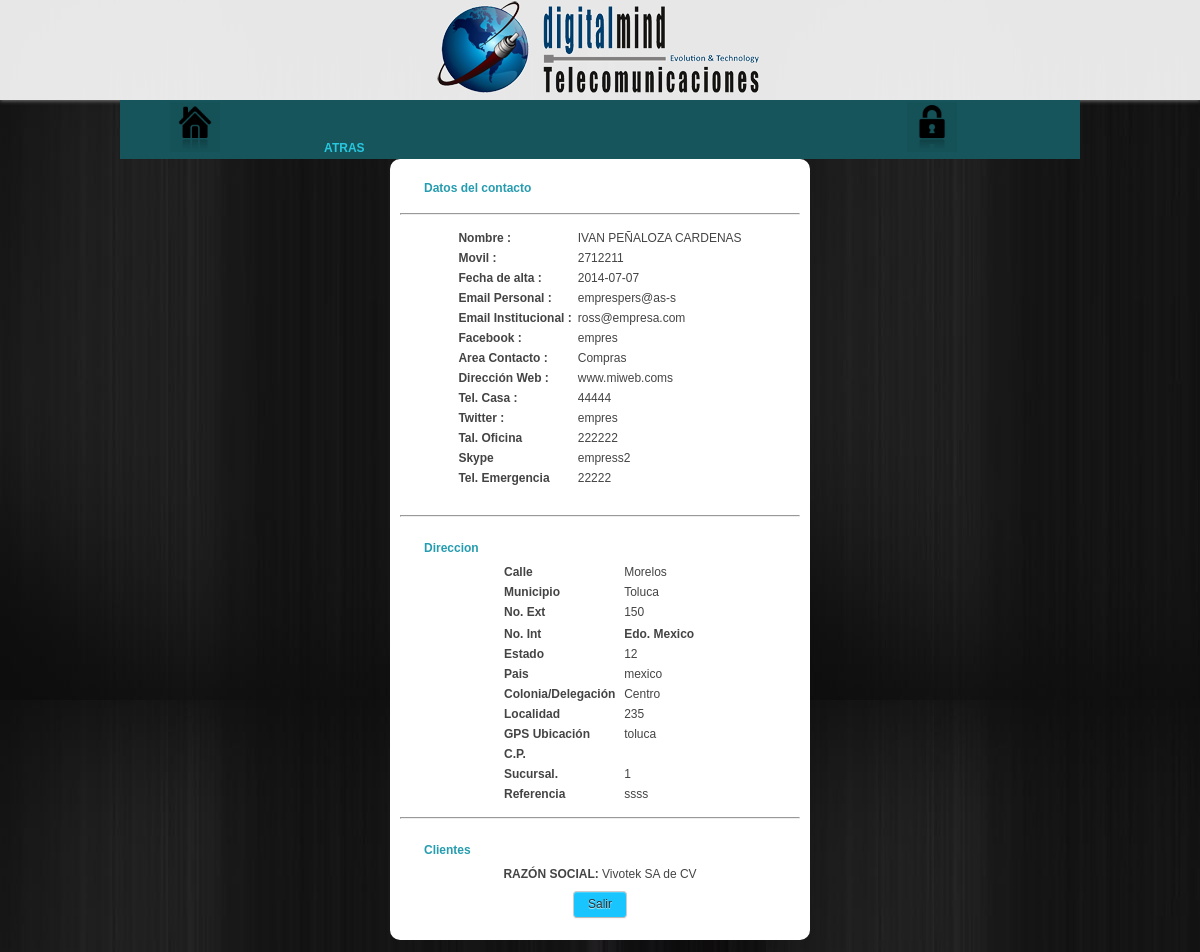
/contactos/detalle.php?id_cont=1, run on the app's committed database.
### tables this page shows
CREATE TABLE IF NOT EXISTS `contactos` (
  `id_contacto` int(15) NOT NULL,
  `nombre` varchar(50) NOT NULL,
  `fecha_alta` varchar(50) NOT NULL,
  `id_direccion` int(15) NOT NULL,
  `id_areacontacto` int(15) NOT NULL,
  `telefono_casa` varchar(11) DEFAULT NULL,
  `tel_oficina` varchar(11) DEFAULT NULL,
  `tel_emergencia` varchar(11) DEFAULT NULL,
  `movil` varchar(11) DEFAULT NULL,
  `email_personal` varchar(50) NOT NULL,
  `email_institucion` varchar(50) NOT NULL,
  `facebook` varchar(70) DEFAULT NULL,
  `direccion_web` varchar(70) DEFAULT NULL,
  `twitter` varchar(50) DEFAULT NULL,
  `skype` varchar(50) DEFAULT NULL
);

CREATE TABLE IF NOT EXISTS `areacontacto` (
  `id_areacontacto` int(10) NOT NULL,
  `nombre_areacontacto` varchar(100) NOT NULL
);

CREATE TABLE IF NOT EXISTS `direcciones` (
  `id_direccion` int(10) NOT NULL,
  `calle` varchar(50) DEFAULT NULL,
  `num_ext` varchar(20) DEFAULT NULL,
  `num_int` varchar(20) DEFAULT NULL,
  `colonia` varchar(50) DEFAULT NULL,
  `localidad` varchar(50) DEFAULT NULL,
  `referencia` varchar(50) DEFAULT NULL,
  `municipio` text,
  `estado` text,
  `pais` varchar(200) DEFAULT NULL,
  `cod_postal` int(5) DEFAULT NULL,
  `sucursal` varchar(100) DEFAULT NULL,
  `gps_ubicacion` varchar(200) DEFAULT NULL
);

CREATE TABLE IF NOT EXISTS `clientexcontacto` (
  `id` int(5) NOT NULL,
  `id_cliente` int(10) NOT NULL,
  `id_contacto` int(5) NOT NULL
);

CREATE TABLE IF NOT EXISTS `clientes` (
  `id_cliente` int(10) NOT NULL,
  `nombre_cliente` varchar(70) NOT NULL,
  `razonSocial` varchar(70) NOT NULL,
  `fecha_alta` varchar(10) NOT NULL,
  `id_datfiscal` varchar(50) NOT NULL,
  `id_direccion` varchar(50) NOT NULL,
  `telefono` varchar(10) NOT NULL,
  `id_contacto` varchar(50) DEFAULT NULL,
  `id_bancarios` varchar(30) NOT NULL,
  `id_categoria_cliente` int(10) NOT NULL,
  `direccion_web` varchar(100) NOT NULL
);

### contactos/detalle.php (the view, shortened to what this page needs)
<!DOCTYPE html>
<html lang="es">
<head>
	<link rel="stylesheet" href="../css/menu.css" />
	<link rel="stylesheet" href="../css/formularios.css" />
</head>
<body>
	<header>
		<img src="../images/logoDigitalMind.png" alt="Página Principal" title="Página Principal" />
	</header>
	<nav>
		<ul>
			<li><a href="../Home" alt="Inicio" title="Inicio"><img src="../images/home.png"/></a></li>
			<a href="./"><li><img src="../images/volver.png" alt="">Atras</li></a><li></li><li></li><li></li>
			<li><a href="../salir.php" alt="Cerrar Sesion" title="Cerrar Sesion"><img src="../images/lock.png"/></a></li>
		</ul>
	</nav>
	<section id="contenido">
		<section id="principal">
<?php
$id_cont=$_GET["id_cont"];
$query="SELECT * FROM contactos C
			LEFT JOIN direcciones D ON C.id_direccion = D.id_direccion
			LEFT JOIN areacontacto B ON C.id_areacontacto = B.id_areacontacto
					WHERE id_contacto ='$id_cont'";
$result=mysql_query($query);
while($fila=mysql_fetch_array($result)){?>
<div style="padding:10px; background:#fff;border-radius:10px;width:400px;">
<center>
<h4>Datos del contacto</h4><hr>
	  <table style="text-align:justify;">
	    <tr><td><b>Nombre :</b></td><td><?php echo $fila["nombre"] ?></td></tr>
		<tr><td><b>Movil :</b></td><td> <?php echo $fila["movil"] ?></td></tr>
		<tr><td><b>Fecha de alta :</b> </td><td><?php echo $fila["fecha_alta"] ?></td></tr>
		<tr><td><b>Email Personal :</b> </td><td><?php echo $fila["email_personal"] ?></td></tr>
		<tr><td><b>Email Institucional :</b></td><td> <?php echo $fila["email_institucion"] ?></td></tr>
		<tr><td><b>Facebook :</b></td><td> <?php echo $fila["facebook"] ?></td></tr>
		<tr><td><b>Area Contacto :</b></td><td> <?php echo $fila["nombre_areacontacto"] ?></td></tr>
		<tr><td><b>Dirección Web :</b></td><td> <?php echo $fila["direccion_web"] ?></td></tr>
		<tr><td><b>Tel. Casa :</b></td><td> <?php echo $fila["telefono_casa"] ?></td></tr>
		<tr><td><b>Twitter :</b> </td><td><?php echo $fila["twitter"] ?></td></tr>
		<tr><td><b>Tal. Oficina</b></td><td><?PHP echo $fila["tel_oficina"]; ?></td></tr>
		<tr><td><b>Skype</b></td><td><?PHP echo $fila["skype"]; ?></td></tr>
		<tr><td><b>Tel. Emergencia</b></td><td><?PHP echo $fila["tel_emergencia"]; ?></td></tr>
		</table>
		<br>
		<hr>
		<h4>Direccion</h4>
		<table style="width:200px;">
		<tr><td class="ps">Calle</td><td><?php echo $fila["calle"]; ?></td></tr>
		<tr><td class="ps">Municipio</td><td><?php echo $fila["municipio"]; ?></td></tr>
		<tr><td class="ps">No. Ext</td><td><?php echo $fila["num_ext"]; ?></td></tr>
		<tr><tr class="ps"><td>No. Int</td><td><?php echo $fila["estado"]; ?></td></tr>
		<tr><td class="ps">Estado</td><td><?php echo $fila["num_int"]; ?></td></tr>
		<tr><td class="ps">Pais</td><td><?php echo $fila["pais"]; ?></td></tr>
		<tr><td class="ps">Colonia/Delegación</td><td><?php echo $fila["colonia"]; ?></td></tr>
		<tr><td class="ps">Localidad</td><td><?php echo $fila["cod_postal"]; ?></td></tr>
		<tr><td class="ps">GPS Ubicación</td><td><?php echo $fila["localidad"]; ?></td></tr>
		<tr><td class="ps">C.P.</td><td><?php echo $fila["gps_ubicacion"]; ?></td></tr>
		<tr><td class="ps">Sucursal.</td><td><?php echo $fila["sucursal"]; ?></td></tr>
		<tr><td class="ps">Referencia</td><td><?php echo $fila["referencia"]; ?></td></tr>
	  </table>
<?php }?>
<hr>
			<h4>Clientes</h4>
			<table>
				<?php
					$query="SELECT C.id,D.id_cliente,razonSocial from clientexcontacto C
					inner join clientes D on C.id_cliente=D.id_cliente WHERE C.id_contacto='$id_cont'";
					$result=mysql_query($query);
					while($fila=mysql_fetch_array($result)){
					echo "<tr><td><b>RAZÓN SOCIAL:</b> ".$fila[2]." </td></tr>";
					}
				?>
			</table>
		<a class="btn" style="background:rgba(0,191,255,.9);font-weigth:bold;" href="./">Salir</a>
</center>
		</section>
	</section>
</body>
</html>

### css/menu.css (style rules this page uses)
* { margin: 0;padding: 0; }
a { color: #28C7E0;text-decoration:none; }
body { background: url(../images/bg.jpg) fixed; color:#444; font-family:Verdana,Helvetica,Sans-serif;font-size:12px; }
a { text-decoration: none; }
nav,header { z-index: none; }
header { background: rgba(255,255,255,.9); -webkit-box-shadow: 0 1px 4px #777; -moz-box-shadow: 0 1px 4px #777; box-shadow: 0 1px 4px #777; height: 100px; text-align: center; width: 100%; }
nav { background: #16555B; margin: 0 auto; text-transform: uppercase; width: 960px; }
nav ul { display: inline; list-style: none; margin: 0; text-align: center; z-index: 1 !important; }
nav ul li { cursor: pointer; display: inline-block; font: bold 12px/18px sans-serif; margin-right: -4px; padding: 2px 0; position: relative; width: 150px; -webkit-transition: all 0.2s; -moz-transition: all 0.2s; -ms-transition: all 0.2s; -o-transition: all 0.2s; transition: all 0.2s; }
nav img { width: 50px; background-color: rgba(0,0,0,.03); }
section#principal { display: inline-block; margin-bottom: 1em; max-width: 960px; text-align: center; }
h4 { color: #259CAF;padding: 1em 0 .5em 2em; text-align: left; }
hr { margin: 1em 0;border-top: 1px solid #999; }
section { text-align: center; }
section#contenido { height: auto; }

### css/formularios.css (style rules this page uses)
.btn { cursor: pointer; display: inline-block; background-color: #e6e6e6; background-repeat: no-repeat; background-image: -webkit-gradient(linear, 0 0, 0 100%, from(#ffffff), color-stop(25%, #ffffff), to(#e6e6e6)); background-image: -webkit-linear-gradient(#ffffff, #ffffff 25%, #e6e6e6); background-image: -moz-linear-gradient(top, #ffffff, #ffffff 25%, #e6e6e6); background-image: -ms-linear-gradient(#ffffff, #ffffff 25%, #e6e6e6); background-image: -o-linear-gradient(#ffffff, #ffffff 25%, #e6e6e6); background-image: linear-gradient(#ffffff, #ffffff 25%, #e6e6e6); filter: progid:DXImageTransform.Microsoft.gradient(startColorstr='#ffffff', endColorstr='#e6e6e6', GradientType=0); padding: 5px 14px 6px; margin: .5em 0 1em 0; text-shadow: 0 1px 1px rgba(255, 255, 255, 0.75); color: #333; font-size: 12px; line-height: normal; border: 1px solid #ccc; border-bottom-color: #bbb; -webkit-border-radius: 4px; -moz-border-radius: 4px; border-radius: 4px; -webkit-box-shadow: inset 0 1px 0 rgba(255, 255, 255, 0.2), 0 1px 2px rgba(0, 0, 0, 0.05); -moz-box-shadow: inset 0 1px 0 rgba(255, 255, 255, 0.2), 0 1px 2px rgba(0, 0, 0, 0.05); box-shadow: inset 0 1px 0 rgba(255, 255, 255, 0.2), 0 1px 2px rgba(0, 0, 0, 0.05); -webkit-transition: 0.1s linear all; -moz-transition: 0.1s linear all; -ms-transition: 0.1s linear all; -o-transition: 0.1s linear all; transition: 0.1s linear all; }

### contactos/detalle.php (style rules this page uses)
table tr { text-align: justify; }
table td { padding: 2px; }
table tr b { font-size: 12px; margin-top:8px; }
.ps { font-weight: bold; }

### data on the page
contactos: nombre "IVAN PEÑALOZA CARDENAS", movil "2712211", fecha_alta "2014-07-07", email_personal "emprespers@as-s", email_institucion "ross@empresa.com", facebook "empres", id_areacontacto.nombre_areacontacto "Compras", direccion_web "www.miweb.coms", telefono_casa "44444", twitter "empres", tel_oficina "222222", skype "empress2", tel_emergencia "22222", id_direccion.calle "Morelos", id_direccion.municipio "Toluca", id_direccion.num_ext "150", id_direccion.estado "Edo. Mexico", id_direccion.num_int "12", id_direccion.pais "mexico", id_direccion.colonia "Centro", id_direccion.cod_postal "235", id_direccion.localidad "toluca", id_direccion.sucursal "1", id_direccion.referencia "ssss"
clientexcontacto: id_cliente.razonSocial "Vivotek SA de CV"
